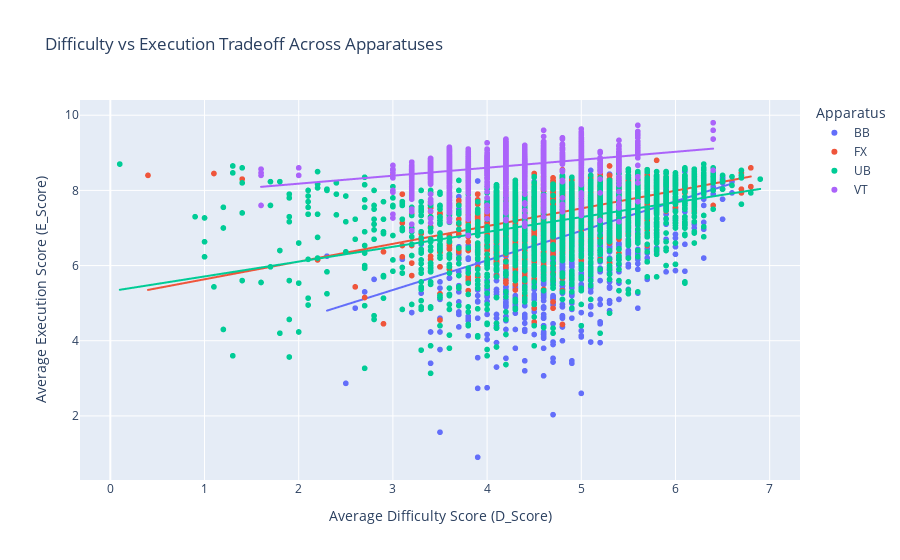

Notebook source saved alongside this figure:
### Markdown cell above
### Scatterplot of difficulty vs execution
For this created a scatterplot showing the relationship between d score and e score to identify optimal performance zones. As we can see there is a somewhat positive association across all apparatuses, with certain apparatuses having different strength slopes and y intercepts.

### Code cell
import plotly
from plotly import express as px
import plotly.io as pio

from myProject import difficultyVsExecutionPlot
print(inspect.getsource(difficultyVsExecutionPlot)) 
difficultyVsExecutionPlot(maindf)

### Figure 1 — Plotly figure (JSON) as saved in the notebook; plotly's stock layout.template omitted (floating-point values rounded to 4 significant figures; data arrays with more than 128 entries replaced by an {"elided": "..."} marker saying what was removed)
{"data": [{"customdata": {"elided": "2265x2 str values"}, "hovertemplate": "Apparatus=BB<br>D_Score=%{x}<br>E_Score=%{y}<br>LastName=%{customdata[0]}<br>FirstName=%{customdata[1]}<extra></extra>", "legendgroup": "BB", "marker": {"color": "#636efa", "symbol": "circle"}, "mode": "markers", "name": "BB", "showlegend": true, "type": "scattergl", "x": {"elided": "2265 float values"}, "xaxis": "x", "y": {"elided": "2265 float values"}, "yaxis": "y"}, {"hovertemplate": "<b>OLS trendline</b><br>E_Score = 0.786621 * D_Score + 2.99131<br>R<sup>2</sup>=0.202045<br><br>Apparatus=BB<br>D_Score=%{x}<br>E_Score=%{y} <b>(trend)</b><extra></extra>", "legendgroup": "BB", "marker": {"color": "#636efa", "symbol": "circle"}, "mode": "lines", "name": "BB", "showlegend": false, "type": "scattergl", "x": {"elided": "2265 float values"}, "xaxis": "x", "y": {"elided": "2265 float values"}, "yaxis": "y"}, {"customdata": {"elided": "2105x2 str values"}, "hovertemplate": "Apparatus=FX<br>D_Score=%{x}<br>E_Score=%{y}<br>LastName=%{customdata[0]}<br>FirstName=%{customdata[1]}<extra></extra>", "legendgroup": "FX", "marker": {"color": "#EF553B", "symbol": "circle"}, "mode": "markers", "name": "FX", "showlegend": true, "type": "scattergl", "x": {"elided": "2105 float values"}, "xaxis": "x", "y": {"elided": "2105 float values"}, "yaxis": "y"}, {"hovertemplate": "<b>OLS trendline</b><br>E_Score = 0.471441 * D_Score + 5.16378<br>R<sup>2</sup>=0.197903<br><br>Apparatus=FX<br>D_Score=%{x}<br>E_Score=%{y} <b>(trend)</b><extra></extra>", "legendgroup": "FX", "marker": {"color": "#EF553B", "symbol": "circle"}, "mode": "lines", "name": "FX", "showlegend": false, "type": "scattergl", "x": {"elided": "2105 float values"}, "xaxis": "x", "y": {"elided": "2105 float values"}, "yaxis": "y"}, {"customdata": {"elided": "2125x2 str values"}, "hovertemplate": "Apparatus=UB<br>D_Score=%{x}<br>E_Score=%{y}<br>LastName=%{customdata[0]}<br>FirstName=%{customdata[1]}<extra></extra>", "legendgroup": "UB", "marker": {"color": "#00cc96", "symbol": "circle"}, "mode": "markers", "name": "UB", "showlegend": true, "type": "scattergl", "x": {"elided": "2125 float values"}, "xaxis": "x", "y": {"elided": "2125 float values"}, "yaxis": "y"}, {"hovertemplate": "<b>OLS trendline</b><br>E_Score = 0.394629 * D_Score + 5.31585<br>R<sup>2</sup>=0.168687<br><br>Apparatus=UB<br>D_Score=%{x}<br>E_Score=%{y} <b>(trend)</b><extra></extra>", "legendgroup": "UB", "marker": {"color": "#00cc96", "symbol": "circle"}, "mode": "lines", "name": "UB", "showlegend": false, "type": "scattergl", "x": {"elided": "2125 float values"}, "xaxis": "x", "y": {"elided": "2125 float values"}, "yaxis": "y"}, {"customdata": {"elided": "2807x2 str values"}, "hovertemplate": "Apparatus=VT<br>D_Score=%{x}<br>E_Score=%{y}<br>LastName=%{customdata[0]}<br>FirstName=%{customdata[1]}<extra></extra>", "legendgroup": "VT", "marker": {"color": "#ab63fa", "symbol": "circle"}, "mode": "markers", "name": "VT", "showlegend": true, "type": "scattergl", "x": {"elided": "2807 float values"}, "xaxis": "x", "y": {"elided": "2807 float values"}, "yaxis": "y"}, {"hovertemplate": "<b>OLS trendline</b><br>E_Score = 0.212003 * D_Score + 7.75502<br>R<sup>2</sup>=0.103200<br><br>Apparatus=VT<br>D_Score=%{x}<br>E_Score=%{y} <b>(trend)</b><extra></extra>", "legendgroup": "VT", "marker": {"color": "#ab63fa", "symbol": "circle"}, "mode": "lines", "name": "VT", "showlegend": false, "type": "scattergl", "x": {"elided": "2807 float values"}, "xaxis": "x", "y": {"elided": "2807 float values"}, "yaxis": "y"}], "layout": {"legend": {"title": {"text": "Apparatus"}, "tracegroupgap": 0}, "title": {"text": "Difficulty vs Execution Tradeoff Across Apparatuses"}, "xaxis": {"anchor": "y", "domain": [0, 1], "title": {"text": "Average Difficulty Score (D_Score)"}}, "yaxis": {"anchor": "x", "domain": [0, 1], "title": {"text": "Average Execution Score (E_Score)"}}}}
